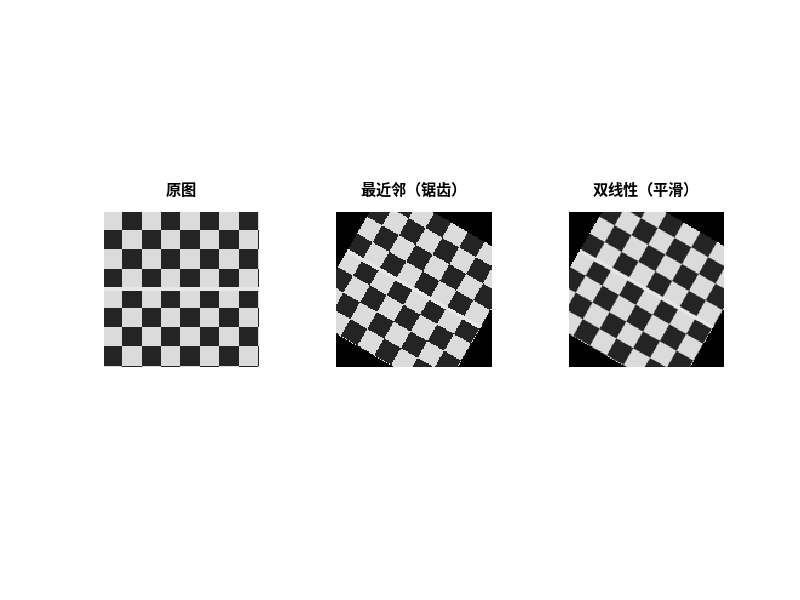

MATLAB code to generate this figure:
%% 07-affine-interp.m | 齐次坐标 / 反向映射 / 两种插值对比
%% GNU Octave，零第三方依赖；合成图像，无需任何外部文件
clear; close all; clc;
SHOW = ~strcmp(getenv("IP_HEADLESS"), "1");
% ---- 参数区 ----
N = 128; theta = pi/6;         % 旋转 30 度
% ---- 造图：棋盘 + 细线（便于观察锯齿）----
[X, Y] = meshgrid(1:N, 1:N);
f = double(mod(floor(X/16) + floor(Y/16), 2) == 0);
f = 0.15 + 0.7*f;
f(abs(Y - N/2) < 2) = 0.9;
% ---- 算法：输出坐标 -> 逆旋转 -> 输入坐标 ----
R = [cos(theta) -sin(theta); sin(theta) cos(theta)];
cx = N/2; cy = N/2;
x = X(:)' - cx; y = Y(:)' - cy;
src = R' * [x; y];                       % 逆变换（旋转矩阵的逆 = 转置）
sx = reshape(src(1,:), N, N) + cx;
sy = reshape(src(2,:), N, N) + cy;
inside = sx >= 1 & sx <= N & sy >= 1 & sy <= N;
g_near = interp2(f, sx, sy, "nearest", 0);
g_lin  = interp2(f, sx, sy, "linear", 0);
% ---- 数值验证 ----
printf("旋转角 = %.1f 度, 落在图内的输出像素比例 = %.4f\n", theta*180/pi, mean(inside(:)));
printf("原图唯一灰度级数 = %d, 双线性后 = %d（插值产生了中间灰度）\n", ...
       numel(unique(f(:))), numel(unique(round(g_lin(:)*1000))));
printf("最近邻 / 双线性 的均值 = %.4f / %.4f\n", mean(g_near(:)), mean(g_lin(:)));
printf("细线处灰度: 最近邻 %.3f ~ 双线性 %.3f\n", ...
       max(g_near(abs(Y-N/2)<3)), max(g_lin(abs(Y-N/2)<3)));
% ---- 可视化 ----
if SHOW
  figure("name", "07 反向映射");
  subplot(1, 3, 1); imagesc(f, [0 1]); colormap gray; axis image off; title("原图");
  subplot(1, 3, 2); imagesc(g_near, [0 1]); axis image off; title("最近邻（锯齿）");
  subplot(1, 3, 3); imagesc(g_lin, [0 1]); axis image off; title("双线性（平滑）");
end
